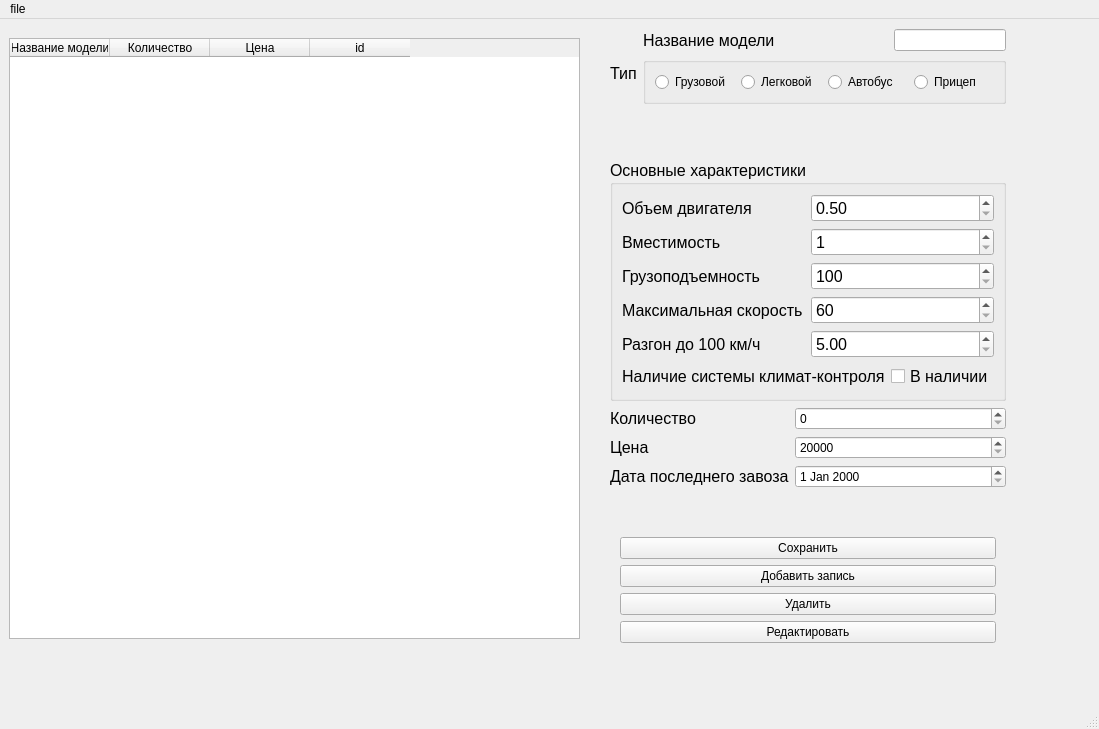
<?xml version="1.0" encoding="UTF-8"?>
<ui version="4.0">
 <class>StockCars</class>
 <widget class="QMainWindow" name="StockCars">
  <property name="geometry">
   <rect>
    <x>0</x>
    <y>0</y>
    <width>1099</width>
    <height>729</height>
   </rect>
  </property>
  <property name="minimumSize">
   <size>
    <width>1024</width>
    <height>554</height>
   </size>
  </property>
  <property name="maximumSize">
   <size>
    <width>1980</width>
    <height>1020</height>
   </size>
  </property>
  <property name="windowTitle">
   <string>StockCars</string>
  </property>
  <widget class="QWidget" name="centralwidget">
   <widget class="QWidget" name="verticalLayoutWidget">
    <property name="geometry">
     <rect>
      <x>9</x>
      <y>19</y>
      <width>571</width>
      <height>601</height>
     </rect>
    </property>
    <layout class="QVBoxLayout" name="verticalLayout_4">
     <item>
      <widget class="QTableWidget" name="TableCar">
       <property name="maximumSize">
        <size>
         <width>1024</width>
         <height>16777215</height>
        </size>
       </property>
       <column>
        <property name="text">
         <string>Название модели</string>
        </property>
       </column>
       <column>
        <property name="text">
         <string>Количество</string>
        </property>
       </column>
       <column>
        <property name="text">
         <string>Цена</string>
        </property>
       </column>
       <column>
        <property name="text">
         <string>id</string>
        </property>
       </column>
      </widget>
     </item>
    </layout>
   </widget>
   <widget class="QWidget" name="layoutWidget">
    <property name="geometry">
     <rect>
      <x>610</x>
      <y>10</y>
      <width>396</width>
      <height>614</height>
     </rect>
    </property>
    <layout class="QVBoxLayout" name="verticalLayout_3">
     <item>
      <layout class="QFormLayout" name="formLayout_2">
       <item row="1" column="0">
        <widget class="QLabel" name="label_13">
         <property name="font">
          <font>
           <pointsize>12</pointsize>
          </font>
         </property>
         <property name="text">
          <string>Тип</string>
         </property>
        </widget>
       </item>
       <item row="1" column="1">
        <widget class="QGroupBox" name="CarType_gb">
         <property name="title">
          <string/>
         </property>
         <layout class="QHBoxLayout" name="horizontalLayout_3">
          <item>
           <widget class="QRadioButton" name="Truck_rb">
            <property name="text">
             <string>Грузовой</string>
            </property>
           </widget>
          </item>
          <item>
           <widget class="QRadioButton" name="PassengerCar_rb">
            <property name="text">
             <string>Легковой</string>
            </property>
           </widget>
          </item>
          <item>
           <widget class="QRadioButton" name="Bus_rb">
            <property name="text">
             <string>Автобус</string>
            </property>
           </widget>
          </item>
          <item>
           <widget class="QRadioButton" name="Trailer_rb">
            <property name="text">
             <string>Прицеп</string>
            </property>
           </widget>
          </item>
         </layout>
        </widget>
       </item>
       <item row="0" column="1">
        <layout class="QHBoxLayout" name="horizontalLayout_2">
         <item>
          <widget class="QLabel" name="label_12">
           <property name="font">
            <font>
             <pointsize>12</pointsize>
            </font>
           </property>
           <property name="text">
            <string>Название модели</string>
           </property>
          </widget>
         </item>
         <item>
          <spacer name="horizontalSpacer_2">
           <property name="orientation">
            <enum>Qt::Horizontal</enum>
           </property>
           <property name="sizeHint" stdset="0">
            <size>
             <width>40</width>
             <height>20</height>
            </size>
           </property>
          </spacer>
         </item>
         <item>
          <widget class="QLineEdit" name="ModelName">
           <property name="maxLength">
            <number>30</number>
           </property>
           <property name="clearButtonEnabled">
            <bool>false</bool>
           </property>
          </widget>
         </item>
        </layout>
       </item>
      </layout>
     </item>
     <item>
      <widget class="QGroupBox" name="CarsInfo">
       <property name="font">
        <font>
         <pointsize>12</pointsize>
        </font>
       </property>
       <property name="title">
        <string>Основные характеристики</string>
       </property>
       <layout class="QVBoxLayout" name="verticalLayout_2">
        <item>
         <layout class="QHBoxLayout" name="horizontalLayout_9">
          <item>
           <widget class="QLabel" name="label_14">
            <property name="font">
             <font>
              <pointsize>12</pointsize>
             </font>
            </property>
            <property name="text">
             <string>Объем двигателя</string>
            </property>
           </widget>
          </item>
          <item>
           <widget class="QDoubleSpinBox" name="EngineVolume_sp">
            <property name="minimum">
             <double>0.500000000000000</double>
            </property>
            <property name="maximum">
             <double>30.000000000000000</double>
            </property>
           </widget>
          </item>
         </layout>
        </item>
        <item>
         <layout class="QHBoxLayout" name="horizontalLayout_8">
          <item>
           <widget class="QLabel" name="label_15">
            <property name="font">
             <font>
              <pointsize>12</pointsize>
             </font>
            </property>
            <property name="text">
             <string>Вместимость</string>
            </property>
           </widget>
          </item>
          <item>
           <widget class="QSpinBox" name="Capacity_sp">
            <property name="minimum">
             <number>1</number>
            </property>
            <property name="maximum">
             <number>300</number>
            </property>
           </widget>
          </item>
         </layout>
        </item>
        <item>
         <layout class="QHBoxLayout" name="horizontalLayout_6">
          <item>
           <widget class="QLabel" name="label_16">
            <property name="font">
             <font>
              <pointsize>12</pointsize>
             </font>
            </property>
            <property name="text">
             <string>Грузоподъемность</string>
            </property>
           </widget>
          </item>
          <item>
           <widget class="QSpinBox" name="Carrying_sp">
            <property name="minimum">
             <number>100</number>
            </property>
            <property name="maximum">
             <number>5000</number>
            </property>
           </widget>
          </item>
         </layout>
        </item>
        <item>
         <layout class="QHBoxLayout" name="horizontalLayout_5">
          <item>
           <widget class="QLabel" name="label_17">
            <property name="font">
             <font>
              <pointsize>12</pointsize>
             </font>
            </property>
            <property name="text">
             <string>Максимальная скорость</string>
            </property>
           </widget>
          </item>
          <item>
           <widget class="QSpinBox" name="MaxSpeed_sp">
            <property name="minimum">
             <number>60</number>
            </property>
            <property name="maximum">
             <number>320</number>
            </property>
           </widget>
          </item>
         </layout>
        </item>
        <item>
         <layout class="QHBoxLayout" name="horizontalLayout_4">
          <item>
           <widget class="QLabel" name="label_18">
            <property name="font">
             <font>
              <pointsize>12</pointsize>
             </font>
            </property>
            <property name="text">
             <string>Разгон до 100 км/ч</string>
            </property>
           </widget>
          </item>
          <item>
           <widget class="QDoubleSpinBox" name="Acceleration_sp">
            <property name="minimum">
             <double>5.000000000000000</double>
            </property>
            <property name="maximum">
             <double>120.000000000000000</double>
            </property>
           </widget>
          </item>
         </layout>
        </item>
        <item>
         <layout class="QHBoxLayout" name="horizontalLayout_7">
          <item>
           <widget class="QLabel" name="label_19">
            <property name="font">
             <font>
              <pointsize>12</pointsize>
             </font>
            </property>
            <property name="text">
             <string>Наличие системы климат-контроля</string>
            </property>
           </widget>
          </item>
          <item>
           <widget class="QCheckBox" name="Climat_flag">
            <property name="text">
             <string>В наличии</string>
            </property>
           </widget>
          </item>
         </layout>
        </item>
       </layout>
      </widget>
     </item>
     <item>
      <layout class="QFormLayout" name="formLayout">
       <item row="0" column="0">
        <widget class="QLabel" name="label_20">
         <property name="font">
          <font>
           <pointsize>12</pointsize>
          </font>
         </property>
         <property name="text">
          <string>Количество</string>
         </property>
        </widget>
       </item>
       <item row="1" column="0">
        <widget class="QLabel" name="label_21">
         <property name="font">
          <font>
           <pointsize>12</pointsize>
          </font>
         </property>
         <property name="text">
          <string>Цена</string>
         </property>
        </widget>
       </item>
       <item row="1" column="1">
        <widget class="QSpinBox" name="Price_sp">
         <property name="minimum">
          <number>20000</number>
         </property>
         <property name="maximum">
          <number>3000000</number>
         </property>
        </widget>
       </item>
       <item row="2" column="0">
        <widget class="QLabel" name="label_22">
         <property name="font">
          <font>
           <pointsize>12</pointsize>
          </font>
         </property>
         <property name="text">
          <string>Дата последнего завоза</string>
         </property>
        </widget>
       </item>
       <item row="2" column="1">
        <widget class="QDateEdit" name="CurrentDate_sp"/>
       </item>
       <item row="0" column="1">
        <widget class="QSpinBox" name="Quantity_sp">
         <property name="maximum">
          <number>1000</number>
         </property>
        </widget>
       </item>
      </layout>
     </item>
     <item>
      <layout class="QVBoxLayout" name="verticalLayout">
       <property name="leftMargin">
        <number>10</number>
       </property>
       <property name="rightMargin">
        <number>10</number>
       </property>
       <item>
        <widget class="QPushButton" name="SaveBtn">
         <property name="text">
          <string>Сохранить</string>
         </property>
        </widget>
       </item>
       <item>
        <widget class="QPushButton" name="AddButton">
         <property name="text">
          <string>Добавить запись</string>
         </property>
        </widget>
       </item>
       <item>
        <widget class="QPushButton" name="DelBtn">
         <property name="text">
          <string>Удалить</string>
         </property>
        </widget>
       </item>
       <item>
        <widget class="QPushButton" name="EditBtn">
         <property name="text">
          <string>Редактировать</string>
         </property>
        </widget>
       </item>
      </layout>
     </item>
    </layout>
   </widget>
  </widget>
  <widget class="QMenuBar" name="menubar">
   <property name="geometry">
    <rect>
     <x>0</x>
     <y>0</y>
     <width>1099</width>
     <height>21</height>
    </rect>
   </property>
   <widget class="QMenu" name="menufile">
    <property name="title">
     <string>file</string>
    </property>
    <addaction name="separator"/>
    <addaction name="action_SaveAs"/>
    <addaction name="action_Save"/>
    <addaction name="action_SaveDb"/>
    <addaction name="action_LoadDb"/>
    <addaction name="separator"/>
    <addaction name="action_CreateDb"/>
   </widget>
   <addaction name="menufile"/>
  </widget>
  <widget class="QStatusBar" name="statusbar"/>
  <action name="action_SaveAs">
   <property name="text">
    <string>Сохранить как</string>
   </property>
  </action>
  <action name="action_Save">
   <property name="text">
    <string>Сохранить </string>
   </property>
  </action>
  <action name="action_LoadDb">
   <property name="text">
    <string>Загрузить базу данных</string>
   </property>
  </action>
  <action name="action_SaveDb">
   <property name="text">
    <string>Сохранить базу данных</string>
   </property>
  </action>
  <action name="action_CreateDb">
   <property name="text">
    <string>Создать базу данных</string>
   </property>
  </action>
 </widget>
 <resources/>
 <connections/>
</ui>
